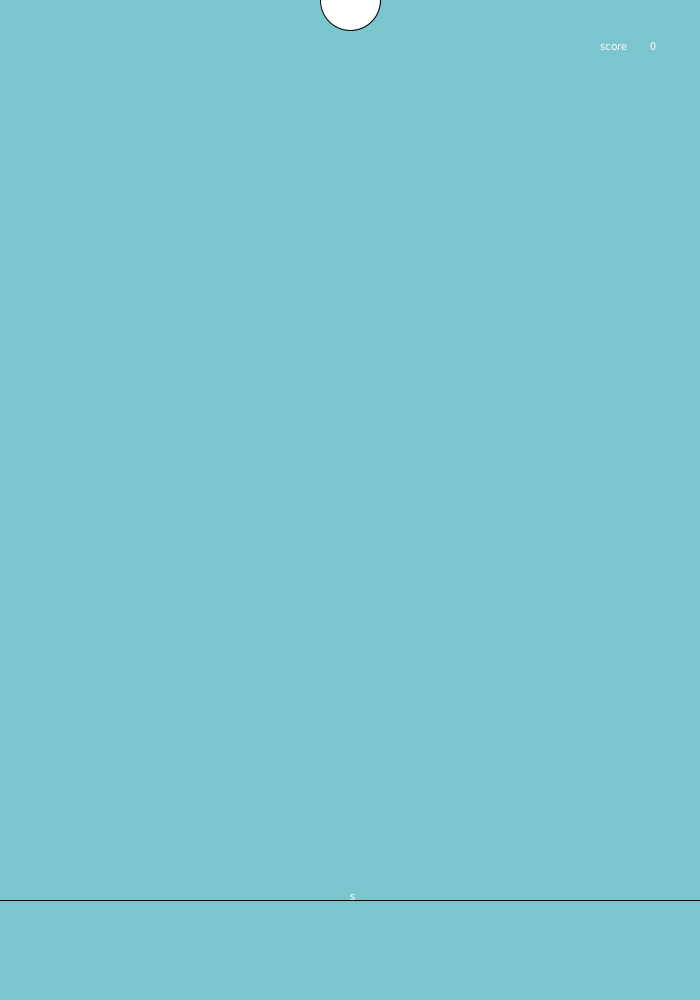
Frame 1 (no input)
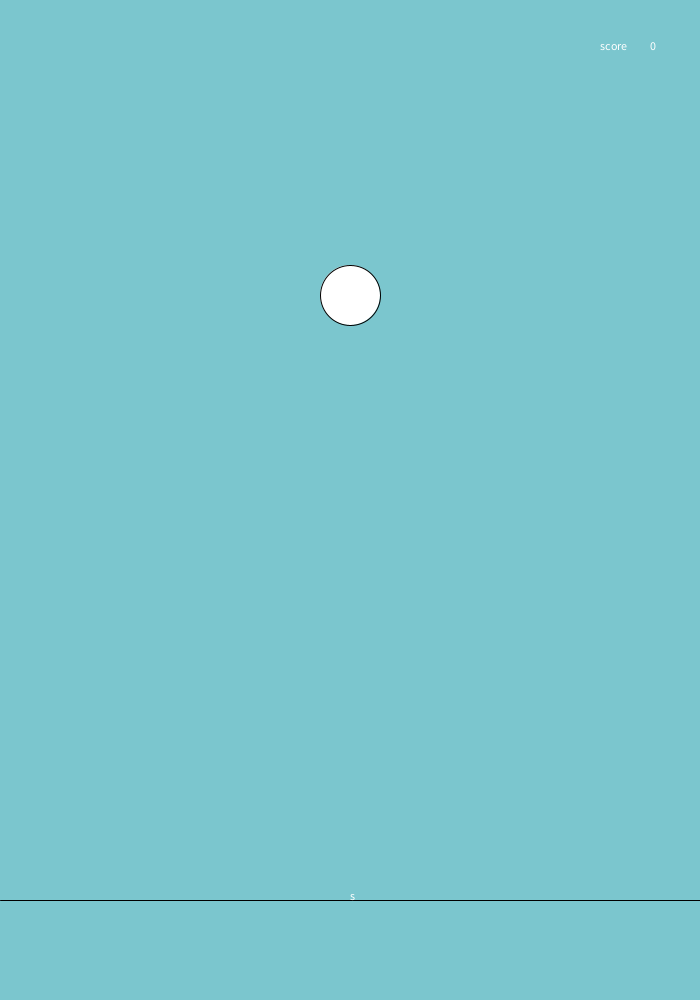
Frame 60 (the mouse pressed at the canvas centre just before this capture)
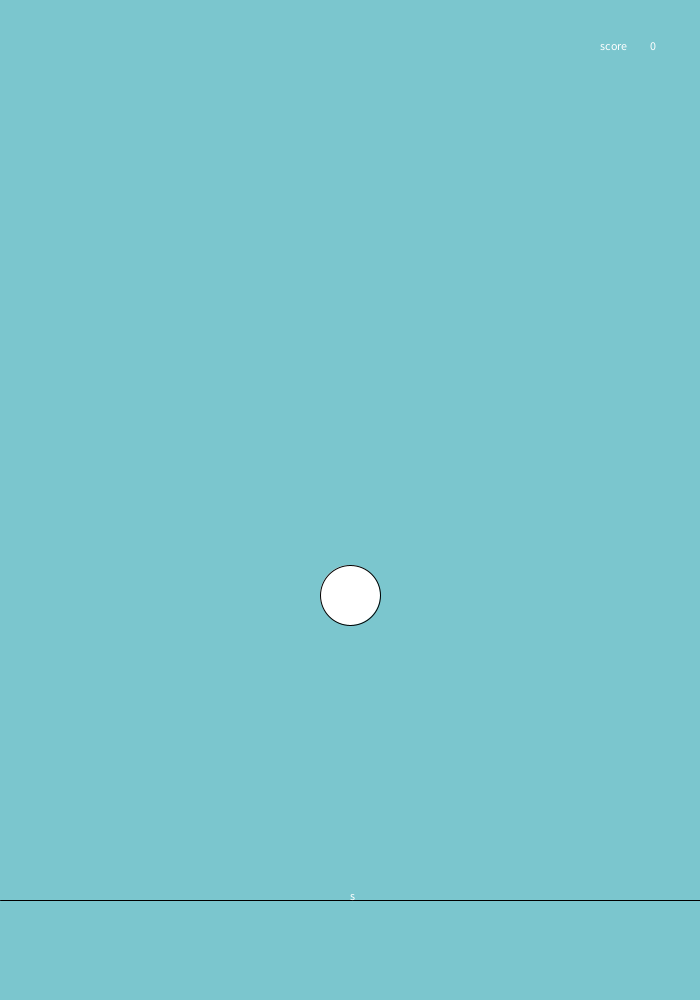
Frame 120 (the mouse held since frame 60 and released just before this capture)

The Processing sketch that drew these frames (run headless with seeded random() and noise(); from frame 60 on, the mouse is pressed at the canvas centre):

// Processing sketch: sketch_220608a
// ── sketch_220608a.pde
int ballS=0;
int score=0;

void setup()
{
  background(#7BC6CE);
  size(700, 1000);
}
void draw()
{
  background(#7BC6CE);
  ellipse(350, ballS, 60, 60);
  line(0,900,700,900);
  ballS=ballS+5;
  if (ballS>1000)
  {
    ballS=0;
  }
  text("s",350,900);
  text("score", 600, 50);
  text(score, 650, 50);
}
void keyPressed()
{
  if (key== 's'  && ballS>900)
  {
    score=score+25;
    ballS=0;
  }
}
